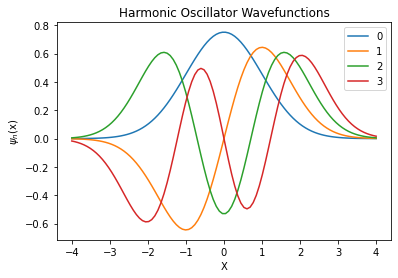

Generate this figure with Python:
#!/usr/bin/env python3
# -*- coding: utf-8 -*-
"""
Created on Mon Oct  2 23:26:09 2023

@author: nancyshi
"""
import numpy as np
import matplotlib.pyplot as plt
from gaussxw import gaussxwab, H

x = np.linspace(-4,4, 100)
n = [0,1,2,3]

for ni in n:
    constant = 1/(np.sqrt(2**ni*np.math.factorial(ni)*np.sqrt(np.pi)))
    plt.plot(x,constant*np.exp(-x**2/2)*H(ni,x),label=ni)

plt.legend()
plt.xlabel("X")
plt.ylabel("$\psi_n$(x)")
plt.title("Harmonic Oscillator Wavefunctions")
